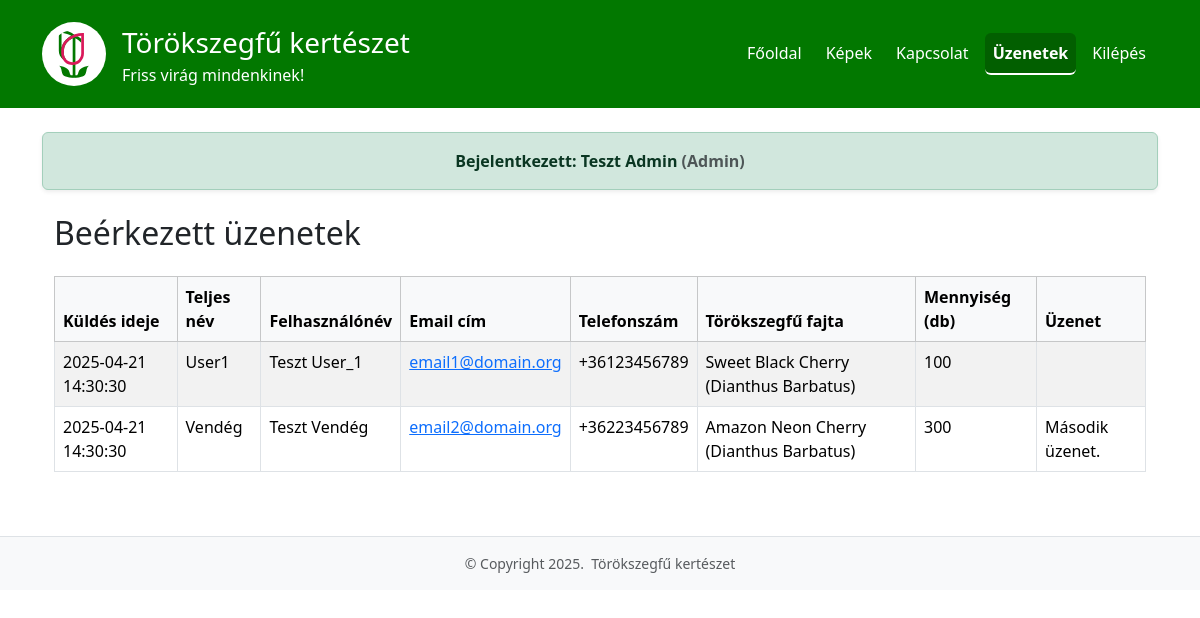
Page /uzenetek (signed in) on the earlier database version.
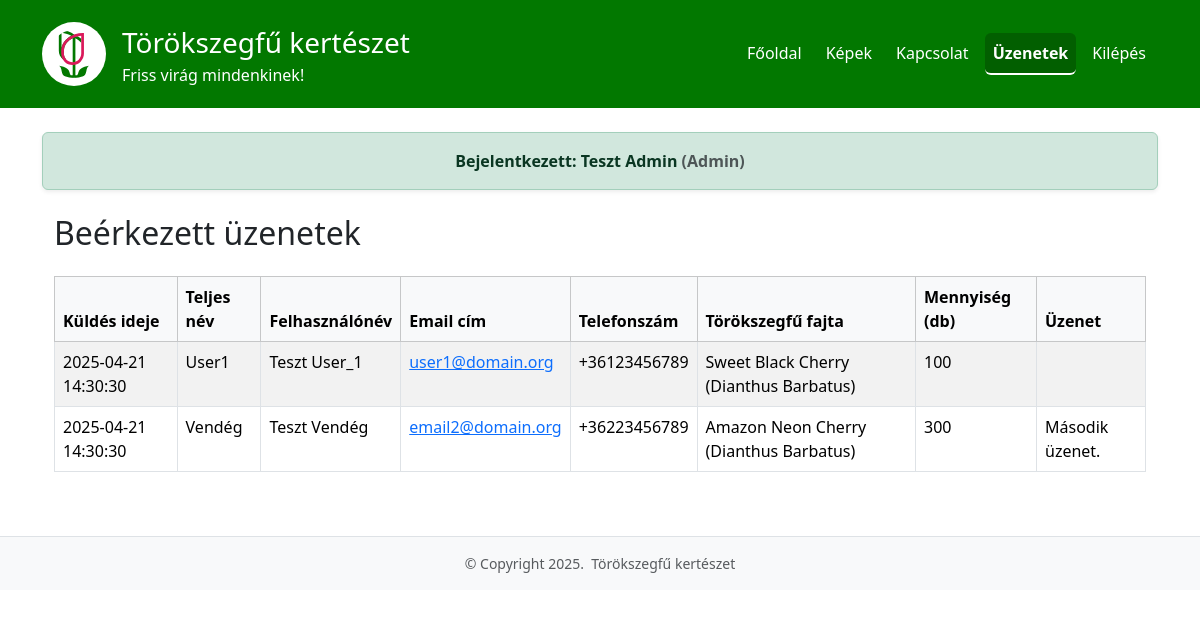
Same page on the later database version.
### tables this page shows
CREATE TABLE `uzenetek` (
  `id` int(10) unsigned NOT NULL AUTO_INCREMENT,
  `felhasznalo` varchar(12),
  `nev` varchar(45) NOT NULL,
  `email` varchar(45) NOT NULL,
  `telefon` varchar(45) NOT NULL,
  `fajta` varchar(100) NOT NULL,
  `mennyiseg` int(10) unsigned NOT NULL,
  `uzenet` text,
  `kuldes_ideje` DATETIME NOT NULL DEFAULT CURRENT_TIMESTAMP,
  PRIMARY KEY (`id`)
);

### src/index.php (called while the page is built, shortened)
<?php
	include('./templates/index.tpl.php');
?>

### src/templates/pages/uzenetek.tpl.php (the view)
<?php
if (isset($_SESSION['login']) && isset($_SESSION['role'])) {
    $uzenetek = [];
    try {
        $dbh = new PDO(
            $APP_CONFIG['db']['dsn'],
            $APP_CONFIG['db']['user'],
            $APP_CONFIG['db']['pass'],
            array(PDO::ATTR_ERRMODE => PDO::ERRMODE_EXCEPTION)
        );
        $dbh->query('SET NAMES utf8mb4 COLLATE utf8mb4_unicode_ci');
        if ($_SESSION['role'] === 'admin') {
            $sth = $dbh->query("SELECT * FROM uzenetek ORDER BY kuldes_ideje DESC");
        } else {
            $sth = $dbh->prepare("SELECT * FROM uzenetek WHERE felhasznalo = :felhasznalo ORDER BY kuldes_ideje DESC");
            $sth->execute([':felhasznalo' => $_SESSION['login']]);
        }
        while ($row = $sth->fetch(PDO::FETCH_ASSOC)) {
            $uzenetek[] = $row;
        }
    } catch (PDOException $e) {
        $uzenet = "Hiba: " . $e->getMessage();
    }
} else {
    header("Location: .");
}
?>
<div class="container">
	<div class="row">
		<?php if (isset($_SESSION['login'])): ?>
			<h2 class="mb-4">Beérkezett üzenetek</h2>
			<?php if (empty($uzenetek)): ?>
				<div class="alert alert-info">Még nem érkezett üzenet.</div>
			<?php else: ?>
				<div class="table-responsive">
					<table class="table table-striped table-bordered">
						<thead class="table-light">
							<tr>
								<th>Küldés ideje</th>
								<th>Teljes név</th>
								<th>Felhasználónév</th>
								<th>Email cím</th>
								<th>Telefonszám</th>
								<th>Törökszegfű fajta</th>
								<th>Mennyiség (db)</th>
								<th>Üzenet</th>
							</tr>
						</thead>
						<tbody>
							<?php foreach ($uzenetek as $uz): ?>
								<tr>
									<td><?= htmlspecialchars($uz['kuldes_ideje']) ?></td>
									<td><?= $uz['felhasznalo'] ?? 'Vendég' ?></td>
									<td><?= htmlspecialchars($uz['nev']) ?></td>
									<td><a href="mailto:<?= htmlspecialchars($uz['email']) ?>"><?= htmlspecialchars($uz['email']) ?></a></td>
									<td><?= htmlspecialchars($uz['telefon']) ?></td>
									<td><?= htmlspecialchars($uz['fajta']) ?></td>
									<td><?= htmlspecialchars($uz['mennyiseg']) ?></td>
									<td><?= nl2br(htmlspecialchars($uz['uzenet'])) ?></td>
								</tr>
							<?php endforeach; ?>
						</tbody>
					</table>
				</div>
			<?php endif; ?>
		<?php else: ?>
			<div class="alert alert-info text-center fw-bold shadow-sm">
				Az üzenetek olvasása csak bejelentkezett felhasználók számára elérhető.
			</div>
		<?php endif; ?>
	</div>
</div>

Differences in the rows shown:
changed uzenetek "User1": email "email1@domain.org" → "user1@domain.org"
